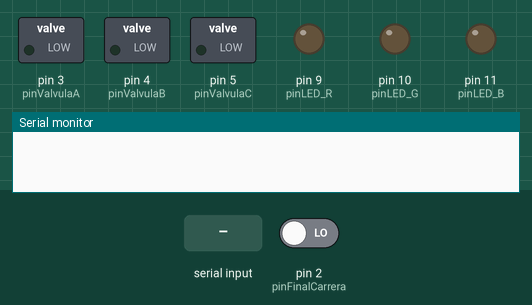
A sketch run on a simulated Arduino Uno, built with avr-gcc and run on an emulated ATmega328P. Shown: switched loads named in the sketch (green lamp = pin HIGH), output pins drawn as LEDs (lit = HIGH), the last lines printed to the serial monitor. The inputs (shaded band) are chosen by the test bench; at power-on: pin 2 (pinFinalCarrera) LOW.

Above: at 1.2 s.
1.3 s: "90,45B" received over Serial
4.3 s: pin 2 (pinFinalCarrera) driven HIGH
At 5.5 s:
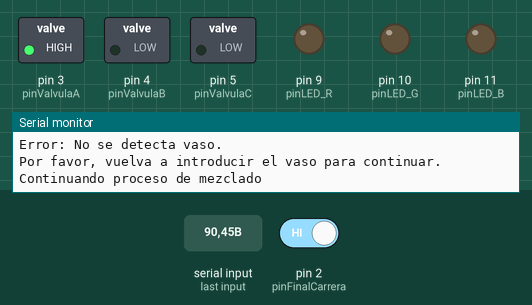
5.8 s: pin 2 (pinFinalCarrera) driven LOW
At 6.9 s:
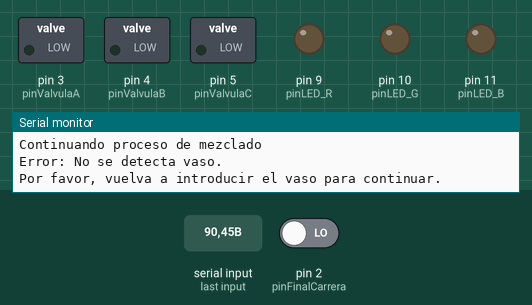
Timing chart, 0 to 8.8 s (numbered marks = the images above; inputs shaded):
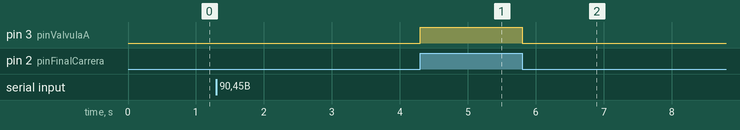

The sketch:

Funcion_MezclaBebidas_Provisional_.ino
```cpp
//Declaramos las constantes de los pin:
const int pinFinalCarrera = 2; //Pin Digital
const int pinLED_R = 9, pinLED_G = 10, pinLED_B = 11; //Pin digital PWM
const int pinValvulaA = 3, pinValvulaB = 4, pinValvulaC = 5; //Pin digitales (En realidad van a los respectivos relés)

//Emplearemos una máquina de estados que mida si el vaso está presente o no:
enum estados {sin_vaso, con_vaso};

//Declaramos las variables que usaremos en el programa:
//Variables que utilizaremos como temporizador (al tratarse de un tiempo nunca dara valores negativos)
unsigned long temporizador;
unsigned long tiempoA, tiempoB, tiempoC; //Tiempo que debe estar abierta cada valvula (al tratarse de un tiempo nunca dara valores negativos)
int LED_R, LED_G, LED_B; //Colores que debe mostrar el LED (entre 0 y 255)

void setup() {
  //Definimos como funcionara cada pin
  //Final de Carrera
  pinMode(pinFinalCarrera, INPUT);

  //LED
  pinMode(pinLED_R, OUTPUT);
  pinMode(pinLED_G, OUTPUT);
  pinMode(pinLED_B, OUTPUT);

  //Relés de las valvulas
  pinMode(pinValvulaA, OUTPUT);
  pinMode(pinValvulaB, OUTPUT);
  pinMode(pinValvulaC, OUTPUT);

  //Para las primeras pruebas, daremos unos valores fijos a los tiempos
  tiempoA = tiempoB = tiempoC = 0;

  //Emplearemos el monitor en serie para realizar pruebas durante el desarrollo del programa (mostrar errores, estado, o valores de variables)
  Serial.begin(9600);
}

//Dado que repetiremos la misma cadena de acciones tres veces, definiremos una función para representarla

void mezclar_bebida(const int pinValvula, unsigned long tiempoValvula) {

  //Definimos variables locales
  //Empezamos por dos variables que midan el tiempo que lleva abierta la valvula, y el tiempo total registrado en la última actualización de tiempos:
  unsigned long tiempo_f = 0, tiempo_a = millis();

  //Continuamos con la variable para comprobar el estado del botón y la máquina de estados
  int FinalCarrera = 0; //Valor entre 0 y 1 que da el final de carrera
  estados estado = con_vaso; //Estado para la máquina de estados

  //Emplearemos un while con nuestros tiempos como condición, así también aseguramos no cerrar
  while (tiempo_f < tiempoValvula) {
    FinalCarrera = digitalRead(pinFinalCarrera);
    temporizador = millis(); //Actualizamos el tiempo del temporizador

    //Maquina de estados para decidir si va abierto o cerrado.
    switch (estado) {
      case sin_vaso:
        if (FinalCarrera == 1) {
          estado = con_vaso;
          Serial.println("Continuando proceso de mezclado");
          digitalWrite(pinValvula, HIGH);
          //Actualizamos el tiempo en funcionamiento, igual a el tiempo que ya ha estado funcionado, más el tiempo que ha pasado desde la última vez que se actualizó (milisegundos).
          tiempo_f = tiempo_f + (temporizador - tiempo_a);
          tiempo_a = temporizador;
        }
        else{
          tiempo_a = temporizador;
        }
        break;
      case con_vaso:
        if (FinalCarrera == 0) {
          estado = sin_vaso;
          digitalWrite(pinValvula, LOW);
          Serial.println("Error: No se detecta vaso.");
          Serial.println("Por favor, vuelva a introducir el vaso para continuar.");
          tiempo_a = temporizador;
        }
        else {
          digitalWrite(pinValvula, HIGH);
          //Actualizamos el tiempo en funcionamiento, igual a el tiempo que ya ha estado funcionado, más el tiempo que ha pasado desde la última vez que se actualizó (milisegundos).
          tiempo_f = tiempo_f + (temporizador - tiempo_a);
          tiempo_a = temporizador;
        }
    }
  }
  digitalWrite(pinValvula,LOW);
}

//Necesitamos tambien una funcion que permita obtener los tiempos de la cadena que los contiene
void extraer_tiempo(String mensaje, unsigned long* tiempo){
  int i;
  for(i=0;mensaje[i]!='\0';i++){
    if(mensaje[i]>='0' && mensaje[i]<='9'){
      *tiempo = ((*tiempo)*10)+(mensaje[i]-'0');
    }
  }
}


void loop() {
  //Empleando la función definida anteriormente, hacemos funcionar las tres valvulas:
  if (Serial.available ()>0){
    //Leemos los tiempos
    String mensaje_ordenador = Serial.readStringUntil('B');
    extraer_tiempo(mensaje_ordenador, &(tiempoA));
    mensaje_ordenador = Serial.readStringUntil('C');
    extraer_tiempo(mensaje_ordenador, &(tiempoB));
    mensaje_ordenador = Serial.readStringUntil('\n');
    extraer_tiempo(mensaje_ordenador, &(tiempoC));
    //Abrimos Valvulas
    if (tiempoA > 0) {
      Serial.println("Abriendo primera valvula:");
      mezclar_bebida(pinValvulaA, tiempoA);
      Serial.println("Fin primera valvula, pasando a la siguiente");
      tiempoA = 0;
    }
    if (tiempoB > 0) {
      Serial.println("Abriendo segunda valvula:");
      mezclar_bebida(pinValvulaB, tiempoB);
      Serial.println("Fin segunda valvula, pasando a la siguiente");
      tiempoB = 0;
    }
    if (tiempoC > 0) {
      Serial.println("Abriendo tercera valvula:");
      mezclar_bebida(pinValvulaC, tiempoC);
      Serial.println("Fin tercera valvula");
      tiempoC = 0;
    }
    Serial.println("MEZCLA FINALIZADA");
  }
}
```

Menu_secundario.c
```cpp
#include <stdio.h>
#include <stdlib.h>
#include <locale.h>

int menu_ppal(void);
int menu2 (void);

int main (void)
{
    setlocale(LC_ALL, "es_ES");
//  menu_ppal();
    menu2();
    return 0;
}

int menu2(void)
{
    int opcion2;
    float bebidaA, bebidaB, bebidaC, total;

    printf("Menú de mezcla\n");
    printf("==============\n");
    printf("Seleccione una opción\n");
    printf("1- Mitad de Bebida A y mitad de Bebida B\n");
    printf("2- Mitad de Bebida B y mitad de Bebida C\n");
    printf("3- Mitad de Bebida C y mitad de Bebida A\n");
    printf("4- Bebida personalizada\n");
    printf("5- Salir del programa\n");
    scanf_s("%d", &opcion2);

    while (opcion2 < 1 || opcion2 > 5) //Si la opción no es válida, da error.
    {
        printf("La opción elegida no es válida. Seleccione una de las opciones\n");
        scanf_s("%d", &opcion2);
    } //Si la opcion==4 se abre un nuevo print en el que se pide proporción de cada bebida.
    if(opcion2 == 4)
    {
        printf("Introduzca la proporción de cada bebida (la suma debe ser igual a 100):\n");
        printf("Porcentaje de bebida A:\n");
        scanf_s("%f", &bebidaA);
        printf("Porcentaje de bebida B:\n");
        scanf_s("%f", &bebidaB);
        printf("Porcentaje de bebida C:\n");
        scanf_s("%f", &bebidaC);

        total=bebidaA+bebidaB+bebidaC;
        if(total!=100)
        printf("La proporción escogida es incorrecta. Por favor, introduzca de nuevo\n");
        //volver a mostrar print "proporción de cada bebida"
        else
        {
            printf("Ha seleccionado %f por ciento de bebida A,", bebidaA);
            printf("%f por ciento de bebida B", bebidaB);
            printf("%f por ciento de bebida C", bebidaC);
        }
    }
    printf("Ha elegido la opción %d", opcion2);
    return 0;
}
```

Men__principal.c
```cpp
#include <stdio.h>
#include <stdlib.h>
#include <locale.h>

int menu_ppal(void);
//int menu2 (void);
int main (void) {
	setlocale(LC_ALL, "es-ES");
	menu_ppal();
	return 0;
}


int menu_ppal(void) {
	int opcion;
	printf("Menú principal\n");
	printf("=================\n");
	printf("Seleccione una opción:\n");
	printf("1- Bebida A\n");
	printf("2- Bebida B\n");
	printf("3- Bebida C\n");
	printf("4- Bebida mezclada\n");
	printf("5- Salir del programa\n");
	scanf_s("%d", &opcion);
	while (opcion < 1 || opcion>5) {//si elige una opción no valida da error
		printf("La opción elegida no es válida. Seleccione una de las opciones.\n");
		scanf_s("%d", &opcion);
	}
	/*if(opcion==4)//Si se elige la opcion mezcla de bebida te manda al menú 2
	menu2();
	*/
	printf("Ha elegido la opción %d", opcion);
	return 0;
}
```

Programa_provisional_m_quina_de_bebidas.c
```cpp
#include <stdio.h>
#include <stdlib.h>
#include <locale.h>
int ejecutar_menuppal(int);
int menu_ppal(void);
int menu2(void);
int bebida_personalizada(char);
int main(void) {
	int opcion;
	setlocale(LC_ALL, "es-ES");
	opcion = menu_ppal();
	ejecutar_menuppal(opcion);
	return 0;
}
int menu_ppal(void) {
	int opcion;
	printf("Menú principal\n");
	printf("=================\n");
	printf("Seleccione una opción:\n");
	printf("1- Bebida A\n");
	printf("2- Bebida B\n");
	printf("3- Bebida C\n");
	printf("4- Bebida mezclada\n");
	printf("5- Salir del programa\n");
	scanf_s("%d", &opcion);
	while (opcion < 1 || opcion>5) {
		printf("La opción elegida no es válida. Seleccione una de las opciones.\n");
		scanf_s("%d", &opcion);
	}
	printf("Ha elegido la opción %d\n", opcion);
	return opcion;
}
int menu2(void) {
	int opcion2;
	printf("Menú de mezcla\n");
	printf("==============\n");
	printf("Seleccione una opción\n");
	printf("1- Mitad de Bebida A y mitad de Bebida B\n");
	printf("2- Mitad de Bebida B y mitad de Bebida C\n");
	printf("3- Mitad de Bebida C y mitad de Bebida A\n");
	printf("4- Bebida personalizada\n");
	printf("5- Volver al menú principal\n");
	scanf_s("%d", &opcion2);
	while (opcion2 < 1 || opcion2 > 5) 	{
		printf("La opción elegida no es válida. Seleccione una de las opciones\n");
		scanf_s("%d", &opcion2);
	}
	return opcion2;
}
int ejecutar_menuppal(int opcion) {
	int bebidaA=0, bebidaB=0, bebidaC=0,opcion2=0,confirmacion;
	switch (opcion) {
	case 1:
		bebidaA = 100;
		break;
	case 2:
		bebidaB = 100;
		break;
	case 3:
		bebidaC = 100;
		break;
	case 4:
		opcion2=menu2();
		switch (opcion2) {
		case 1:
			bebidaA = bebidaB = 50;
			break;
		case 2:
			bebidaA = bebidaC = 50;
			break;
		case 3:
			bebidaC = bebidaB = 50;
			break;
		case 4:
			bebidaA = bebida_personalizada('A');
			bebidaB = bebida_personalizada('B');
			bebidaC = bebida_personalizada('C');
			while (bebidaA + bebidaB + bebidaC != 100) {
				printf("Los porcentajes introducidos no suman 100, vuelva a introducirlos.\n");
				bebidaA = bebida_personalizada('A');
				bebidaB = bebida_personalizada('B');
				bebidaC = bebida_personalizada('C');
			}
			printf("Las porcentajes de su bebida son %d de A, %d de B y %d de C\n", bebidaA, bebidaB, bebidaC);
			printf("Si desea confirmar introduzca 1. Si pulsa otro botón volverá al manu principal\n");
			scanf_s("%d", &confirmacion);
			if (confirmacion == 1) {
				//se activan las válvulas
			}
			else {
				opcion = menu_ppal;
				ejecutar_menuppal(opcion);
			}
			break;
		case 5:
			opcion = menu_ppal();
			ejecutar_menuppal(opcion);
			break;
		}
	}
	return 0;
}
int bebida_personalizada(char letra) {
	int porcentaje;
	printf("Introduzca el porcentaje deseado de la bebida %c:\n", letra);
	scanf_s("%d", &porcentaje);
	return porcentaje;
}
```

Measured:
- after the input at 4.3 s, pin 3 (pinValvulaA): LOW → HIGH at once
- after the input at 5.8 s, pin 3 (pinValvulaA): HIGH → LOW at once
